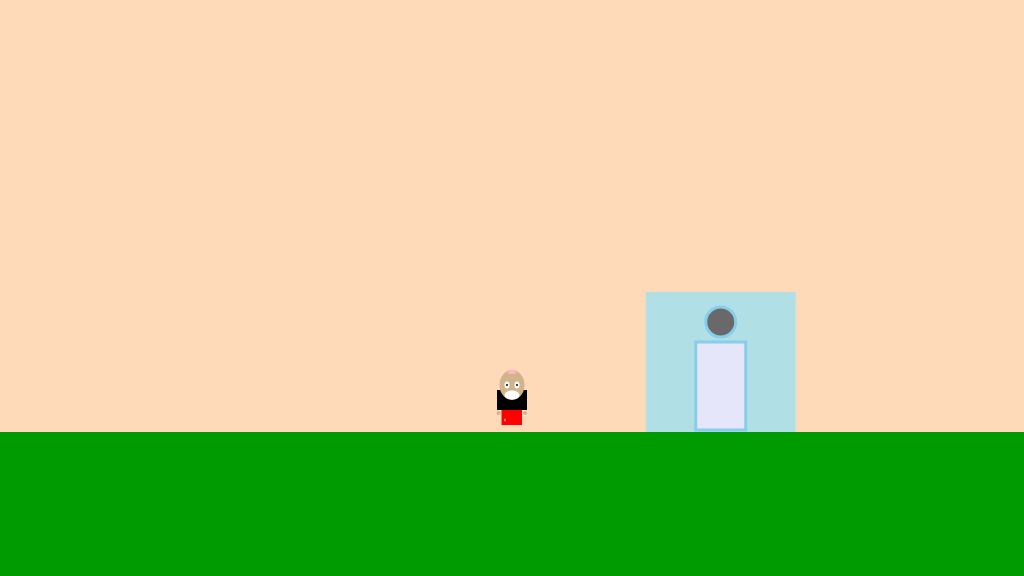
Frame 1 (no input)
Frame 60 (no input): identical to frame 1, image omitted
Frame 120 (the mouse pressed at the canvas centre since frame 60): identical to frame 1, image omitted

The p5.js sketch that drew this single still picture (run headless with seeded random() and noise() and a simulated clock; from frame 60 on, the mouse is pressed at the canvas centre):

// p5.js sketch
// ── sketch.js
/*

The Game Project

Week 2 part b

*/

var gameChar_x;
var gameChar_y;
var floorPos_y;

var tree1, tree2, tree3;

var mountain;

var cloud1, cloud2, cloud3;

var houseX;


function setup() 
{
    createCanvas(1024, 576);
    floorPos_y = height*3/4; //NB. we are now using a variable for the floor position
    gameChar_x = width/2;
    gameChar_y = floorPos_y;
     
    tree1= {pos_x: 200, height: 100}
    tree2= {pos_x: 300, height: 200}
    tree3= {pos_x: 800, height: 400}
    
    cloud1= {pos_x: 100, height: 200}
    cloud2= {pos_x: 500, height: 100}
    cloud3= {pos_x: 1000, height: 100}
    
    moutain= {pos_x: 300, height: 400}
    houseX = random(200, width - 200)
}

function draw() 
{    
    
    background(255,218,185); //fill the sky blue
    
    noStroke();
    fill(0, 155, 0);
    rect(0, floorPos_y, width, height - floorPos_y);
    //2. a mountain in the distance
    //... add your code here
   

    
    //1. a cloud in the sky 
    //... add your code here
    
    
    //3. a tree 
    //... add your code here
    
    //4. a house
    //... add your code here
    
    noStroke();
    fill(176,224,230);
    rect(houseX,floorPos_y - 140,150,140);
    fill(230,230,250);
    fill(105,105,105);
    strokeWeight(3);
    stroke(135,206,235);
    ellipse(houseX+75,floorPos_y-110,30,30);
    
    fill(230,230,250);
    rect(houseX+50,floorPos_y-90,50,88);
    
    

    
    
    //5. another foreground item of your choice
    //... add your code here
   
    noStroke();
    
     //Front facing character
    fill(0);
    rect(gameChar_x - 15,gameChar_y - 42,30,20);
    fill(255,0,0);
    rect(gameChar_x - 10.5,gameChar_y - 22,20.5,15);
    fill(255);
    ellipse(gameChar_x - 7,gameChar_y - 12,1,3);
    fill(210,180,140);
    ellipse(gameChar_x,gameChar_y - 47,25,30);
    ellipse(gameChar_x - 13.5,gameChar_y - 19,4,4)
    ellipse(gameChar_x + 13,gameChar_y - 19,4,4);
    fill(255);
    ellipse(gameChar_x - 5,gameChar_y - 47,5,7);
    ellipse(gameChar_x + 5,gameChar_y - 47,5,7);
    fill(0);
    ellipse(gameChar_x + 5,gameChar_y - 47,2,2);
    ellipse(gameChar_x - 5,gameChar_y - 47,2,2);
    fill(255,182,193);
    ellipse(gameChar_x,gameChar_y - 60,9,4);
    fill(255);
    ellipse(gameChar_x,gameChar_y - 37,15,9)



}

function mousePressed()
{

    
}
